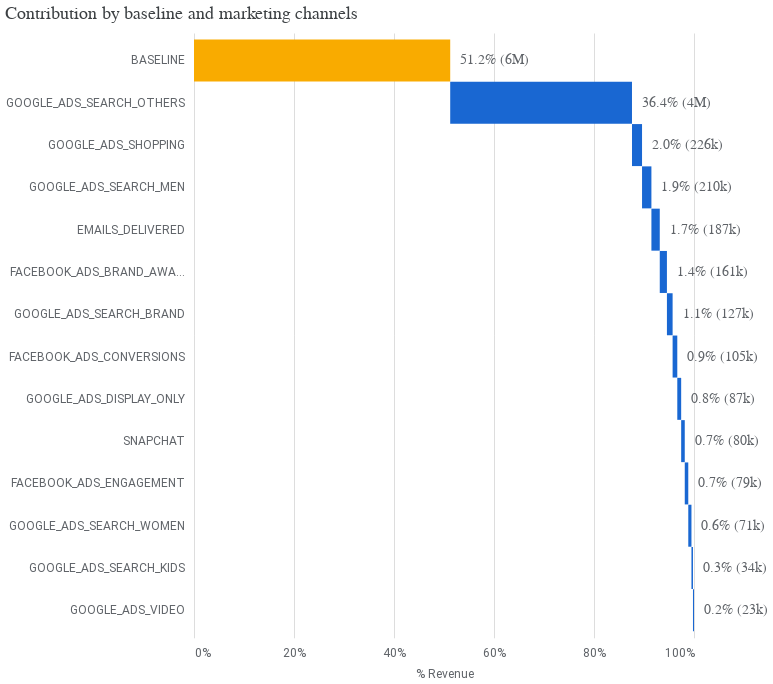

The cell this chart's notebook holds for it:
### Code cell
# Generate each individual chart and remove their individual config attributes to avoid conflicts on concatenation
media_summary.plot_contribution_waterfall_chart()

### Figure 1 — Vega-Lite specification as saved in the notebook (floating-point values rounded to 4 significant figures)
{"config": {"view": {"continuousWidth": 300, "continuousHeight": 300, "strokeOpacity": 0}, "axis": {"labelColor": "#5F6368", "labelFont": "Roboto", "labelFontSize": 12, "titleColor": "#5F6368", "titleFont": "Roboto", "titleFontSize": 12, "titleFontWeight": "normal", "titlePadding": 10}}, "layer": [{"mark": {"type": "bar", "size": 42}, "encoding": {"color": {"condition": {"test": "(datum.channel === 'BASELINE')", "value": "#F9AB00"}, "value": "#1967D2"}, "x": {"axis": {"domain": false, "format": "%", "labelPadding": 10, "tickCount": 5, "ticks": false}, "field": "prev_sum", "title": "% Revenue", "type": "quantitative"}, "x2": {"field": "sum_outcome"}, "y": {"axis": {"domain": false, "labelPadding": 10, "ticks": false}, "field": "channel", "scale": {"paddingOuter": 0.2}, "sort": null, "title": null, "type": "nominal"}}, "transform": [{"window": [{"op": "sum", "field": "pct_of_contribution", "as": "sum_outcome"}, {"op": "lead", "field": "channel", "as": "kwargs"}]}, {"calculate": "datum.sum_outcome - datum.pct_of_contribution", "as": "prev_sum"}, {"calculate": "datum.incremental_outcome < 0 ? datum.prev_sum : datum.sum_outcome", "as": "text_x"}]}, {"mark": {"type": "text", "align": "left", "color": "#5F6368", "dx": 10, "fontSize": 14}, "encoding": {"text": {"field": "outcome_text", "type": "nominal"}, "x": {"field": "text_x", "type": "quantitative"}, "y": {"axis": {"domain": false, "labelPadding": 10, "ticks": false}, "field": "channel", "scale": {"paddingOuter": 0.2}, "sort": null, "title": null, "type": "nominal"}}, "transform": [{"window": [{"op": "sum", "field": "pct_of_contribution", "as": "sum_outcome"}, {"op": "lead", "field": "channel", "as": "kwargs"}]}, {"calculate": "datum.sum_outcome - datum.pct_of_contribution", "as": "prev_sum"}, {"calculate": "datum.incremental_outcome < 0 ? datum.prev_sum : datum.sum_outcome", "as": "text_x"}]}], "data": {"name": "data-736b93ba1193056ff5d9c8e1efd2a6c0"}, "height": 604.8, "title": {"text": "Contribution by baseline and marketing channels", "anchor": "start", "color": "#3C4043", "font": "Google Sans Display", "fontSize": 18, "fontWeight": "normal", "offset": 10}, "width": 500, "$schema": "https://vega.github.io/schema/vega-lite/v5.20.1.json", "datasets": {"data-736b93ba1193056ff5d9c8e1efd2a6c0": [{"channel": "BASELINE", "incremental_outcome": 5747000.0, "pct_of_contribution": 0.5124, "outcome_text": "51.2% (6M)"}, {"channel": "GOOGLE_ADS_SEARCH_OTHERS", "incremental_outcome": 4077000.0, "pct_of_contribution": 0.3635, "outcome_text": "36.4% (4M)"}, {"channel": "GOOGLE_ADS_SHOPPING", "incremental_outcome": 225700.0, "pct_of_contribution": 0.02012, "outcome_text": "2.0% (226k)"}, {"channel": "GOOGLE_ADS_SEARCH_MEN", "incremental_outcome": 210100.0, "pct_of_contribution": 0.01873, "outcome_text": "1.9% (210k)"}, {"channel": "EMAILS_DELIVERED", "incremental_outcome": 187400.0, "pct_of_contribution": 0.01671, "outcome_text": "1.7% (187k)"}, {"channel": "FACEBOOK_ADS_BRAND_AWARENESS", "incremental_outcome": 160700.0, "pct_of_contribution": 0.01433, "outcome_text": "1.4% (161k)"}, {"channel": "GOOGLE_ADS_SEARCH_BRAND", "incremental_outcome": 127400.0, "pct_of_contribution": 0.01136, "outcome_text": "1.1% (127k)"}, {"channel": "FACEBOOK_ADS_CONVERSIONS", "incremental_outcome": 104900.0, "pct_of_contribution": 0.009358, "outcome_text": "0.9% (105k)"}, {"channel": "GOOGLE_ADS_DISPLAY_ONLY", "incremental_outcome": 87080.0, "pct_of_contribution": 0.007764, "outcome_text": "0.8% (87k)"}, {"channel": "SNAPCHAT", "incremental_outcome": 80460.0, "pct_of_contribution": 0.007175, "outcome_text": "0.7% (80k)"}, {"channel": "FACEBOOK_ADS_ENGAGEMENT", "incremental_outcome": 79000.0, "pct_of_contribution": 0.007044, "outcome_text": "0.7% (79k)"}, {"channel": "GOOGLE_ADS_SEARCH_WOMEN", "incremental_outcome": 71210.0, "pct_of_contribution": 0.006349, "outcome_text": "0.6% (71k)"}, {"channel": "GOOGLE_ADS_SEARCH_KIDS", "incremental_outcome": 34180.0, "pct_of_contribution": 0.003048, "outcome_text": "0.3% (34k)"}, {"channel": "GOOGLE_ADS_VIDEO", "incremental_outcome": 22880.0, "pct_of_contribution": 0.002041, "outcome_text": "0.2% (23k)"}]}}
